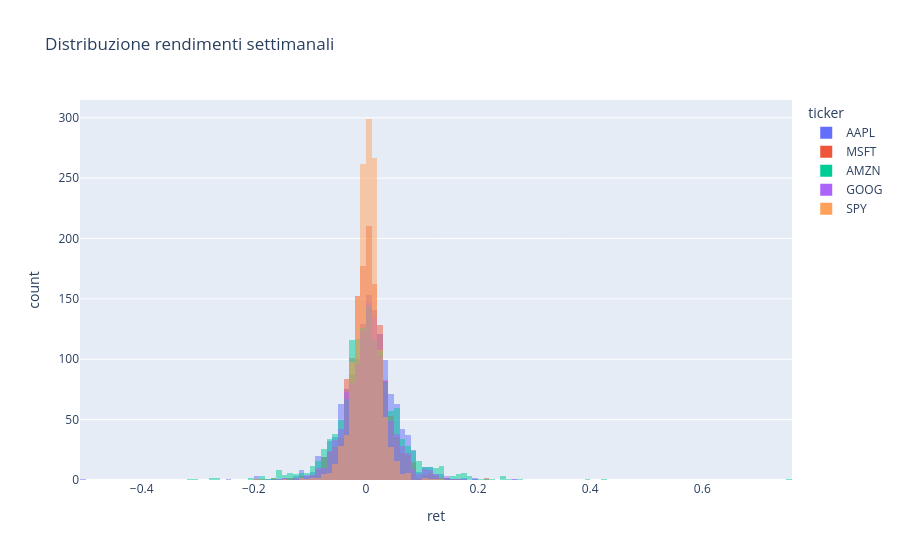

The cell this chart's notebook holds for it:
### Code cell
px.histogram(returns.melt(var_name="ticker", value_name="ret").dropna(), x="ret", color="ticker",
             barmode="overlay", nbins=200, title="Distribuzione rendimenti settimanali").show()

### Figure 1 — Plotly figure (JSON) as saved in the notebook; plotly's stock layout.template omitted (floating-point values rounded to 4 significant figures; data arrays with more than 128 entries replaced by an {"elided": "..."} marker saying what was removed)
{"data": [{"bingroup": "x", "hovertemplate": "ticker=AAPL<br>ret=%{x}<br>count=%{y}<extra></extra>", "legendgroup": "AAPL", "marker": {"color": "#636efa", "opacity": 0.5, "pattern": {"shape": ""}}, "name": "AAPL", "nbinsx": 200, "orientation": "v", "showlegend": true, "type": "histogram", "x": {"elided": "1394 float values"}, "xaxis": "x", "yaxis": "y"}, {"bingroup": "x", "hovertemplate": "ticker=MSFT<br>ret=%{x}<br>count=%{y}<extra></extra>", "legendgroup": "MSFT", "marker": {"color": "#EF553B", "opacity": 0.5, "pattern": {"shape": ""}}, "name": "MSFT", "nbinsx": 200, "orientation": "v", "showlegend": true, "type": "histogram", "x": {"elided": "1394 float values"}, "xaxis": "x", "yaxis": "y"}, {"bingroup": "x", "hovertemplate": "ticker=AMZN<br>ret=%{x}<br>count=%{y}<extra></extra>", "legendgroup": "AMZN", "marker": {"color": "#00cc96", "opacity": 0.5, "pattern": {"shape": ""}}, "name": "AMZN", "nbinsx": 200, "orientation": "v", "showlegend": true, "type": "histogram", "x": {"elided": "1394 float values"}, "xaxis": "x", "yaxis": "y"}, {"bingroup": "x", "hovertemplate": "ticker=GOOG<br>ret=%{x}<br>count=%{y}<extra></extra>", "legendgroup": "GOOG", "marker": {"color": "#ab63fa", "opacity": 0.5, "pattern": {"shape": ""}}, "name": "GOOG", "nbinsx": 200, "orientation": "v", "showlegend": true, "type": "histogram", "x": {"elided": "1153 float values"}, "xaxis": "x", "yaxis": "y"}, {"bingroup": "x", "hovertemplate": "ticker=SPY<br>ret=%{x}<br>count=%{y}<extra></extra>", "legendgroup": "SPY", "marker": {"color": "#FFA15A", "opacity": 0.5, "pattern": {"shape": ""}}, "name": "SPY", "nbinsx": 200, "orientation": "v", "showlegend": true, "type": "histogram", "x": {"elided": "1394 float values"}, "xaxis": "x", "yaxis": "y"}], "layout": {"barmode": "overlay", "legend": {"title": {"text": "ticker"}, "tracegroupgap": 0}, "title": {"text": "Distribuzione rendimenti settimanali"}, "xaxis": {"anchor": "y", "domain": [0.0, 1.0], "title": {"text": "ret"}}, "yaxis": {"anchor": "x", "domain": [0.0, 1.0], "title": {"text": "count"}}}}
